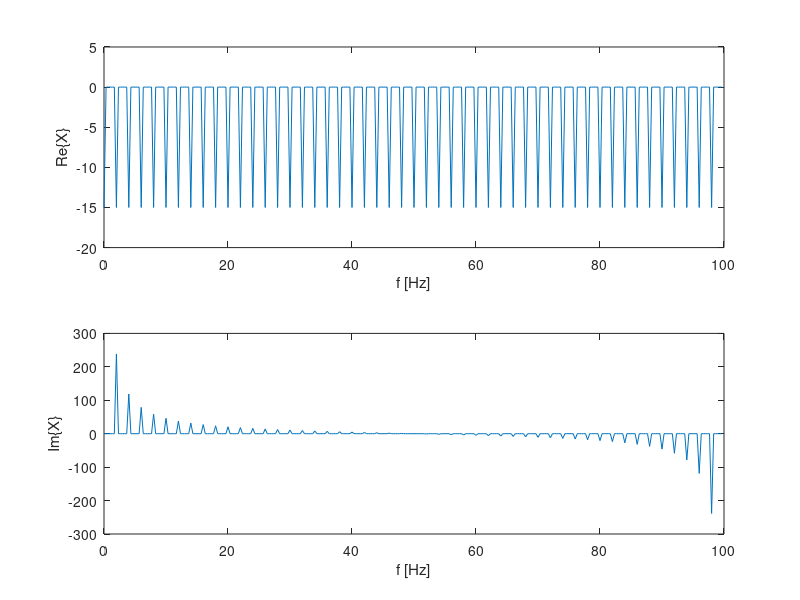
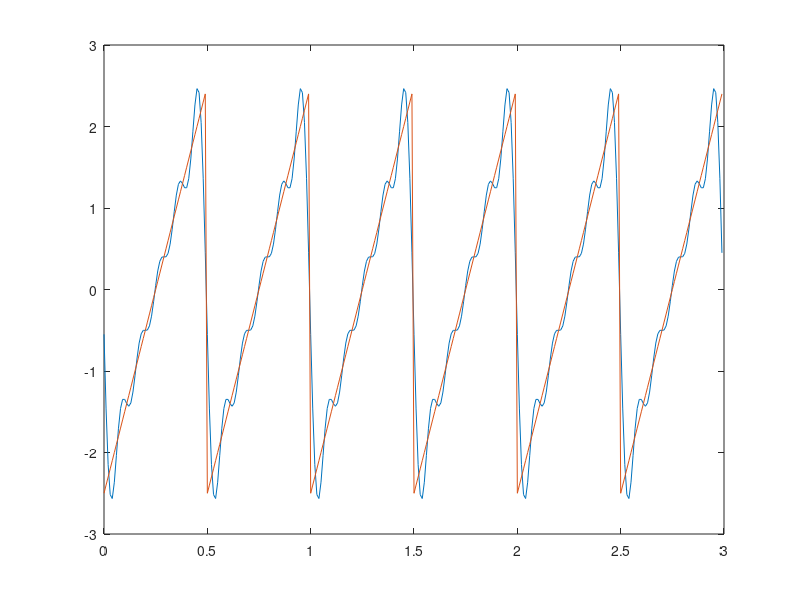

Here is the MATLAB script that generated these plots, in order:
ts = 10e-3;
signal = load('sawtooth.dat');
N = length(signal);
t = (0:N-1) * ts;
f0 = 2;

X = fft(signal);
fv = (0:N-1)/(N*ts);

subplot(2,1,1);
plot(fv, real(X))
xlabel('f [Hz]')
ylabel('Re\{X\}')

subplot(2,1,2);
plot(fv, imag(X))
xlabel('f [Hz]')
ylabel('Im\{X\}')

xr = ones(1, N) * mean(signal);

for ks=1:5
    f = ks*f0;
    k = f * N * ts;
    cks = X(k+1)/N;
    aks = real(2*cks);
    bks = -imag(2*cks);
    xr = xr + aks*cos(2*pi*f*t) + bks*sin(2*pi*f*t);
end

figure()
plot(t, xr)
hold on
plot(t, signal)
hold off
